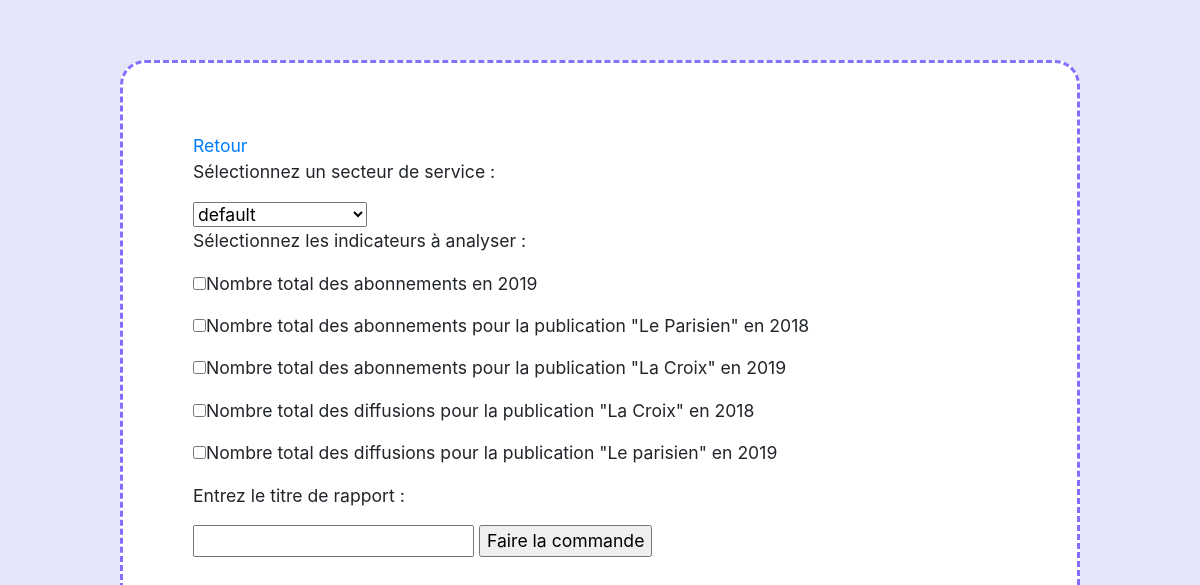
The page /commande.php on the database its author committed.
### tables this page shows
CREATE TABLE Indicateurs (
  IDIndi int(6) NOT NULL,
  NomIndi VARCHAR(250),
  AnalyseIndi Varchar(255),
  Requete Varchar(255),
  PRIMARY KEY (IDIndi)
);

### commande.php (the view, shortened to what this page needs)
<?php
require("fonction_utile.php");
$cx = connexion();
?>
<!DOCTYPE html>
<head>
    <link rel="stylesheet" href="css/bootstrap.min.css">
    <link rel="stylesheet" href="style1.css">
</head>
<body id="body0">
    <a href="fonct_principe.php">Retour</a>
    <p> Sélectionnez un secteur de service : </p>
    <form action="commande_result.php" method="POST">
        <?php
            if ($_SESSION['Poste'] == "Directeur" or $_SESSION['Poste'] == "Directeur Adjoint") {
                $requete = "SELECT IDPoste, NomPoste FROM Postes WHERE NomPoste = 'Directeur des ventes' or NomPoste = 'Service Marketing' or NomPoste = 'Service Financier' ;";
            } else {
                $requete = "SELECT IDPoste, NomPoste FROM Postes WHERE NomPoste = 'Service Marketing' or NomPoste = 'Service Financier' ;";
            }
            $curseur = mysqli_query($cx, $requete);
            if ($curseur == FALSE) {
                die("Erreur sélection service : ".mysqli_error($cx));
            } else {
                echo '<select name = "select">';
                echo '<option disabled selected value="0">default</option>';
                echo("</select>");
            }
        ?>
        <p>Sélectionnez les indicateurs à analyser :</p>
        <?php
        $requete = "SELECT IDIndi, NOMIndi FROM Indicateurs ORDER BY 1";
        $curseur = mysqli_query($cx, $requete);
        while ($nuplet = mysqli_fetch_array($curseur)) {
            echo ("<p>");
            echo '<input type = "checkbox" name = "opt_indi[]" value = "'.$nuplet["IDIndi"].'"/>';
            echo $nuplet["NOMIndi"];
            echo '</p>';
        }
        ?>
        <p>Entrez le titre de rapport :</p>
        <input type="text" name="titreR" id="text1" value="" />
        <input type="submit" name="faire_cmd" id="btn1" value="Faire la commande" />
    </form>
</body>
</html>

### style1.css (style rules this page uses)
#body0 { border-radius: 25px; border:3px dashed #8470FF; margin-left : 10%; margin-right: 10%; padding: 70px; background-color: #ffffff; font-size: 1.1em; margin-top: 5%; }

### rows shown on the page
indicateurs: NomIndi "Nombre total des abonnements en 2019"
indicateurs: NomIndi "Nombre total des abonnements pour la publication \"Le Parisien\" en 2018"
indicateurs: NomIndi "Nombre total des abonnements pour la publication \"La Croix\" en 2019"
indicateurs: NomIndi "Nombre total des diffusions pour la publication \"La Croix\" en 2018"
indicateurs: NomIndi "Nombre total des diffusions pour la publication \"Le parisien\" en 2019"
